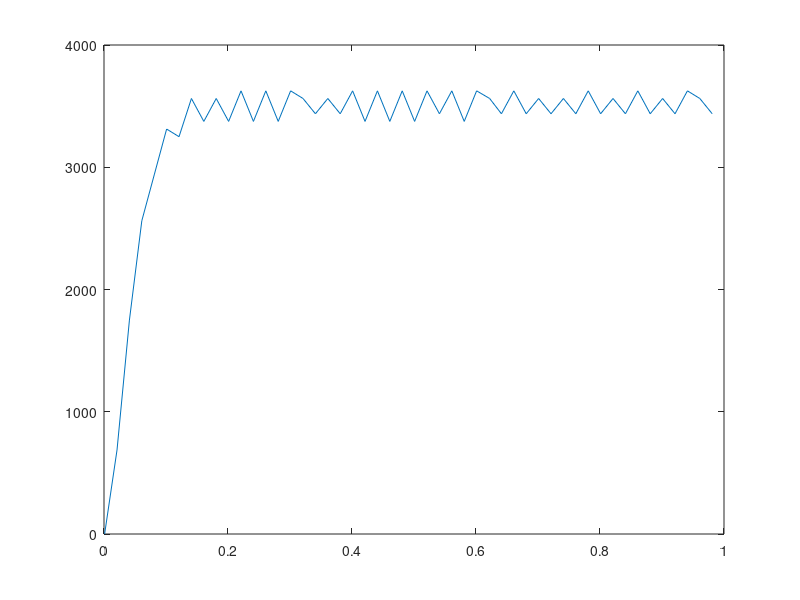

Source code (MATLAB):
clear;
close all;

data = csvread('./datos_identificacion.txt');

tiempo = data(50:end,1) / 1000 - 1;
pwm = data(50:end, 2);
velocidad = data(50:end, 3);

figure(1);
plot(tiempo, velocidad);